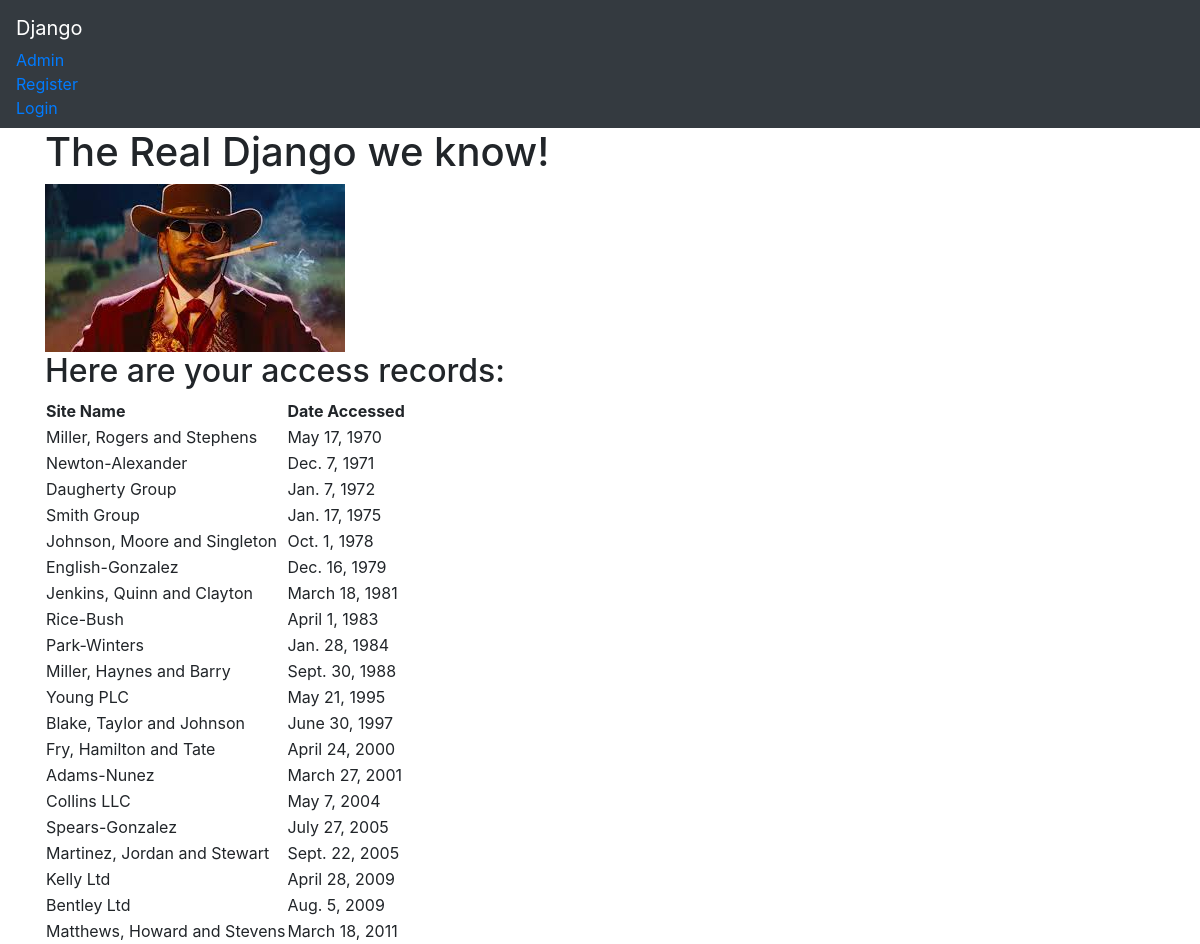
The page / on the database its author committed.
### firstapp/models.py (models this page shows, shortened)
class AccessRecord(models.Model):
    name = models.ForeignKey(Webpage, on_delete=models.CASCADE)
    date = models.DateField()

class Webpage(models.Model):
    topic = models.ForeignKey(Topic, on_delete=models.CASCADE)
    name = models.CharField(max_length=100, unique=True)
    url = models.URLField(unique=True)
    def __str__(self):
        return self.name

### firstapp/views.py (the view)
# urls.py: url(r'^$', views.index,name='index'),
def index(request):
    webpages_list = AccessRecord.objects.order_by('date')
    date_dict = {'access_records': webpages_list}
    return render(request, 'firstapp/index.html', context=date_dict)

### templates/firstapp/index.html
<!DOCTYPE html>
{% extends "basicapp/base.html" %}
{% load staticfiles %}
    {% block body_block %}
        <h1>The Real Django we know!</h1>
        <img src="{% static 'images/django.jpeg' %}" alt="">
        <h2>Here are your access records:</h2>
        <div class="django">
            {% if access_records %}
            <table>
                <thead>
                    <th>Site Name</th>
                    <th>Date Accessed</th>
                </thead>
                {% for acc in access_records %}
            <tr>
                <td>{{ acc.name }}</td>
                <td>{{ acc.date }}</td>
            </tr>
            {% endfor %}
            </table>
            {% else %}
            <p>NO ACCESS RECORDS FOUND!</p>
            {% endif %}
        </div>
 {% endblock %}

### templates/basicapp/base.html (shortened to what this page needs)
<!DOCTYPE html>
<html>
    <head>
        <link rel="stylesheet" href="https://stackpath.bootstrapcdn.com/bootstrap/4.3.1/css/bootstrap.min.css">
    </head>
    <body>
            <nav class="navbar navbar-dark bg-dark">
                <ul class="nav navbar-nav">
                    <a class="navbar-brand" href="{% url 'index' %}">Django</a>
                    <a class="navbar-link" href="{% url 'admin:index' %}">Admin</a>
                    <a class="navbar-link" href="{% url 'basicapp:register' %}">Register</a>
                    {% if user.is_authenticated %}
                    <a class="navbar-link" href="{% url 'basicapp:userlogout' %}">Logout</a>
                    {% else %}
                    <a class="navbar-link" href="{% url 'basicapp:userlogin' %}">Login</a>
                    {% endif %}
                </ul>
           </nav>
        <div class="container">
            {% block body_block%}{% endblock %}
        </div>
    </body>
</html>

### rows shown on the page
AccessRecord: name "Miller, Rogers and Stephens", date "May 17, 1970"
AccessRecord: name "Newton-Alexander", date "Dec. 7, 1971"
AccessRecord: name "Daugherty Group", date "Jan. 7, 1972"
AccessRecord: name "Smith Group", date "Jan. 17, 1975"
AccessRecord: name "Johnson, Moore and Singleton", date "Oct. 1, 1978"
AccessRecord: name "English-Gonzalez", date "Dec. 16, 1979"
AccessRecord: name "Jenkins, Quinn and Clayton", date "March 18, 1981"
AccessRecord: name "Rice-Bush", date "April 1, 1983"
AccessRecord: name "Park-Winters", date "Jan. 28, 1984"
AccessRecord: name "Miller, Haynes and Barry", date "Sept. 30, 1988"
AccessRecord: name "Young PLC", date "May 21, 1995"
AccessRecord: name "Blake, Taylor and Johnson", date "June 30, 1997"
AccessRecord: name "Fry, Hamilton and Tate", date "April 24, 2000"
AccessRecord: name "Adams-Nunez", date "March 27, 2001"
AccessRecord: name "Collins LLC", date "May 7, 2004"
AccessRecord: name "Spears-Gonzalez", date "July 27, 2005"
AccessRecord: name "Martinez, Jordan and Stewart", date "Sept. 22, 2005"
AccessRecord: name "Kelly Ltd", date "April 28, 2009"
AccessRecord: name "Bentley Ltd", date "Aug. 5, 2009"
AccessRecord: name "Matthews, Howard and Stevens", date "March 18, 2011"
